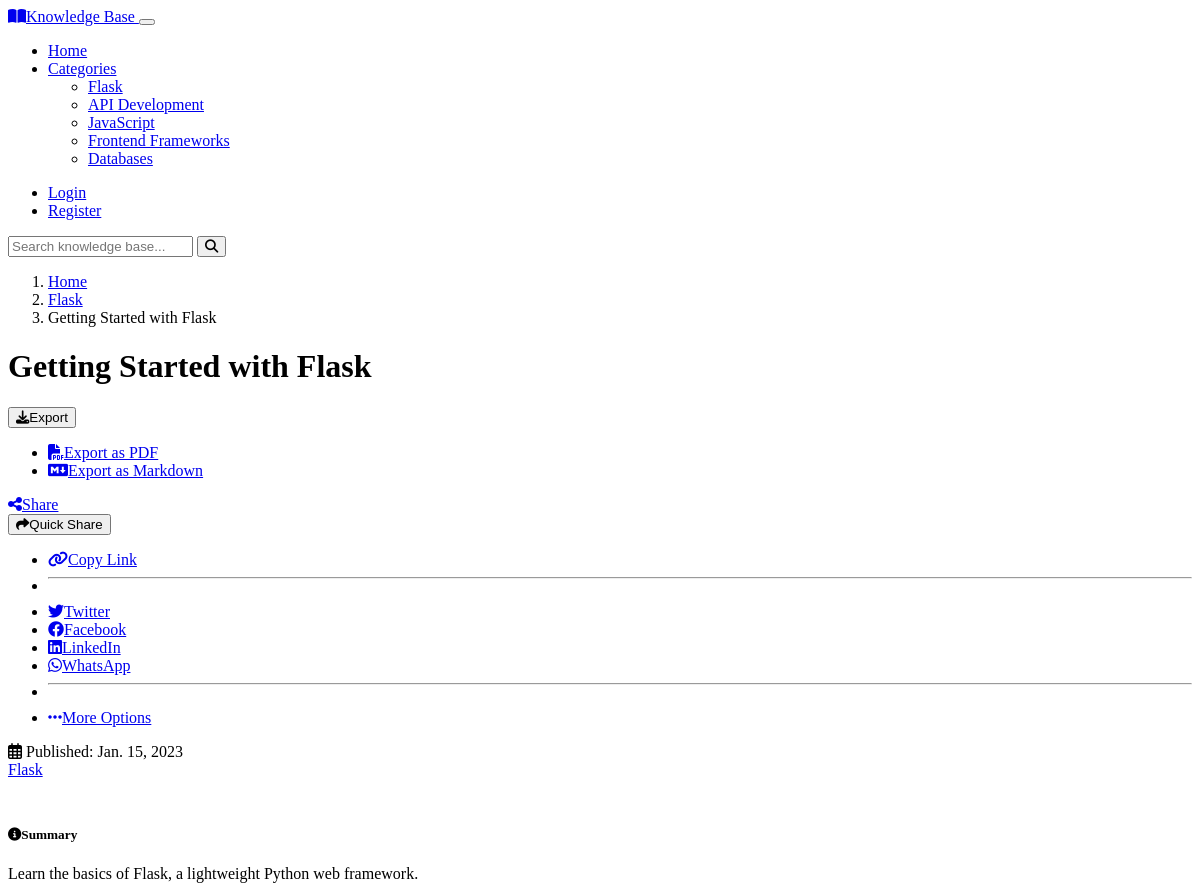
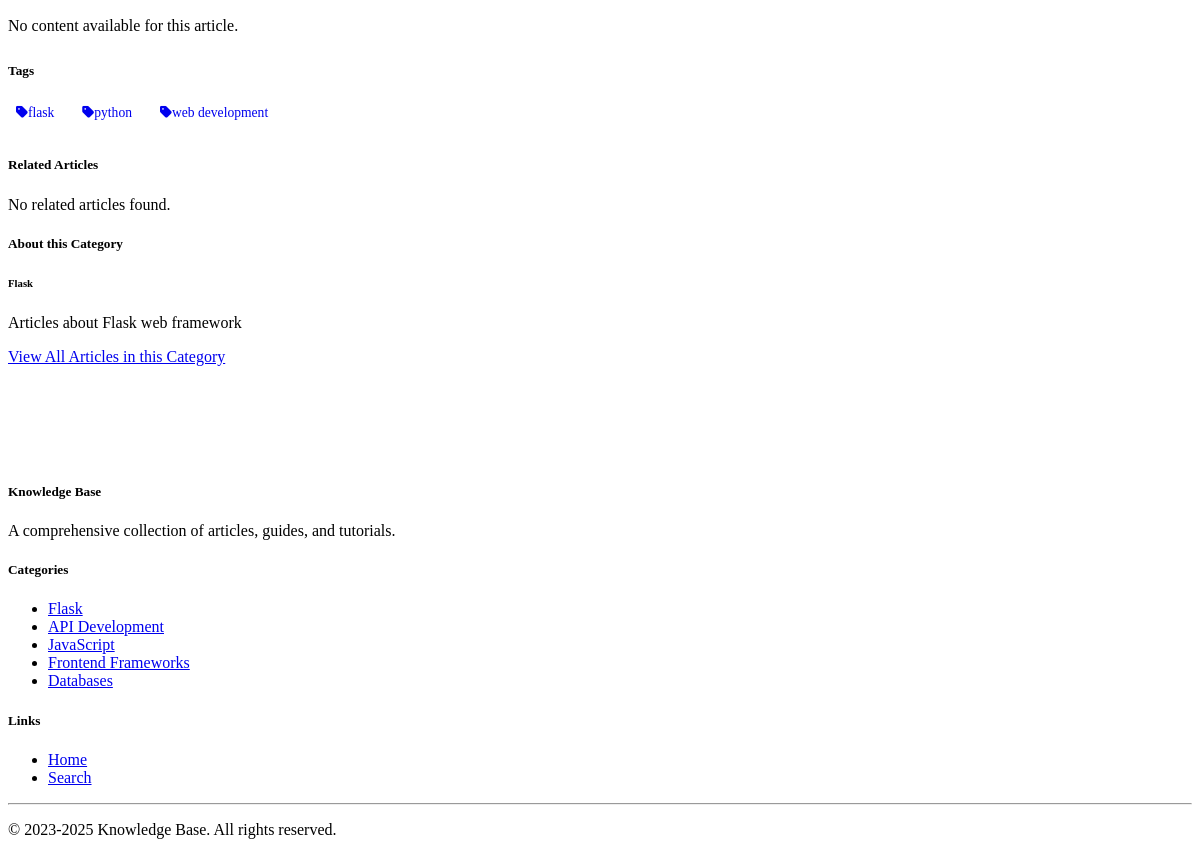
The app's page /article/1/ with its own data (2 pictures, top to bottom).
### kb/models.py (models this page shows, shortened)
class Category(models.Model):
    name = models.CharField(max_length=100)
    description = models.TextField()
    class Meta:
        verbose_name_plural = "Categories"

class Article(models.Model):
    title = models.CharField(max_length=200)
    summary = models.TextField()
    category = models.ForeignKey(Category, on_delete=models.CASCADE, related_name='articles')
    author = models.ForeignKey(User, on_delete=models.CASCADE, related_name='articles', null=True, blank=True)
    tags = models.JSONField(default=list)
    created_at = models.DateField(default=timezone.now)
    updated_at = models.DateField(default=timezone.now)
    @property
    def content(self):
        return "".join([paragraph.content for paragraph in self.paragraphs.all().order_by('order')])

### kb/views.py (the view)
# urls.py: path('article/<int:article_id>/', views.article_detail, name='article_detail'),
def article_detail(request, article_id):
    article = get_object_or_404(Article, id=article_id)
    context = {
        'article': article,
        'title': article.title
    }
    return render(request, 'article.html', context)

### templates/article.html (shortened to what this page needs)
{% extends 'layout.html' %}
{% load static %}
{% block content %}
<div class="row">
    <div class="col-lg-8">
        <div class="article-header">
            <nav aria-label="breadcrumb">
                <ol class="breadcrumb">
                    <li class="breadcrumb-item"><a href="/">Home</a></li>
                    <li class="breadcrumb-item"><a href="{% url 'category_detail' category_id=article.category.id %}">{{ article.category.name }}</a></li>
                    <li class="breadcrumb-item active" aria-current="page">{{ article.title }}</li>
                </ol>
            </nav>
            <div class="d-flex justify-content-between align-items-center mb-3">
                <h1>{{ article.title }}</h1>
                <div class="d-flex gap-2">
                    <div class="dropdown me-2">
                        <button class="btn btn-outline-secondary dropdown-toggle" type="button" id="exportDropdown" data-bs-toggle="dropdown" aria-expanded="false">
                            <i class="fas fa-download me-1"></i>Export
                        </button>
                        <ul class="dropdown-menu" aria-labelledby="exportDropdown">
                            <li>
                                <a class="dropdown-item" href="{% url 'export_article_pdf' article_id=article.id %}">
                                    <i class="fas fa-file-pdf text-danger me-2"></i>Export as PDF
                                </a>
                            </li>
                            <li>
                                <a class="dropdown-item" href="{% url 'export_article_markdown' article_id=article.id %}">
                                    <i class="fab fa-markdown text-primary me-2"></i>Export as Markdown
                                </a>
                            </li>
                        </ul>
                    </div>
                    <a href="{% url 'share_article' article_id=article.id %}" class="btn btn-outline-primary me-2">
                        <i class="fas fa-share-alt me-1"></i>Share
                    </a>
                    <div class="dropdown">
                        <button class="btn btn-primary dropdown-toggle" type="button" id="quickShareDropdown" data-bs-toggle="dropdown" aria-expanded="false">
                            <i class="fas fa-share me-1"></i>Quick Share
                        </button>
                        <ul class="dropdown-menu" aria-labelledby="quickShareDropdown">
                            <li>
                                <a class="dropdown-item" href="#" onclick="copyArticleUrl()">
                                    <i class="fas fa-link me-2"></i>Copy Link
                                </a>
                            </li>
                            <li><hr class="dropdown-divider"></li>
                            <li>
                                <a class="dropdown-item" href="#" onclick="shareToTwitter()">
                                    <i class="fab fa-twitter text-info me-2"></i>Twitter
                                </a>
                            </li>
                            <li>
                                <a class="dropdown-item" href="#" onclick="shareToFacebook()">
                                    <i class="fab fa-facebook text-primary me-2"></i>Facebook
                                </a>
                            </li>
                            <li>
                                <a class="dropdown-item" href="#" onclick="shareToLinkedIn()">
                                    <i class="fab fa-linkedin text-dark me-2"></i>LinkedIn
                                </a>
                            </li>
                            <li>
                                <a class="dropdown-item" href="#" onclick="shareToWhatsApp()">
                                    <i class="fab fa-whatsapp text-success me-2"></i>WhatsApp
                                </a>
                            </li>
                            <li><hr class="dropdown-divider"></li>
                            <li>
                                <a class="dropdown-item" href="{% url 'share_article' article_id=article.id %}">
                                    <i class="fas fa-ellipsis-h me-2"></i>More Options
                                </a>
                            </li>
                        </ul>
                    </div>
                </div>
            </div>
            <div class="article-metadata d-flex justify-content-between flex-wrap">
                <div>
                    <span class="me-3"><i class="far fa-calendar-alt me-1"></i> Published: {{ article.created_at }}</span>
                </div>
                <div>
                    <a href="{% url 'category_detail' category_id=article.category.id %}" class="badge bg-primary text-decoration-none">
                        {{ article.category.name }}
                    </a>
                </div>
            </div>
        </div>
        <div class="card bg-dark mb-4">
            <div class="card-body">
                <h5 class="card-title"><i class="fas fa-info-circle me-2"></i>Summary</h5>
                <p class="card-text">{{ article.summary }}</p>
            </div>
        </div>
        <div class="article-content mb-4">
            {% if article.paragraphs.exists %}
                {% for paragraph in article.paragraphs.all %}
                <div class="paragraph-section mb-4">
                    <h4 class="paragraph-title">{{ paragraph.title }}</h4>
                    <div class="paragraph-content">
                        {{ paragraph.content|safe }}
                    </div>
                    {% if paragraph.attachments.exists %}
                    <div class="paragraph-attachments mt-3">
                        <h6><i class="fas fa-paperclip me-2"></i>Attachments for this section:</h6>
                        <div class="row">
                            {% for attachment in paragraph.attachments.all %}
                            <div class="col-md-6 mb-2">
                                <div class="d-flex align-items-center justify-content-between p-2 border rounded">
                                    <div class="d-flex align-items-center">
                                        <i class="fas fa-file me-2 text-primary"></i>
                                        <div>
                                            <a href="{{ attachment.file.url }}" target="_blank" class="text-decoration-none">
                                                {{ attachment.original_name }}
                                            </a>
                                            <div class="small text-muted">
                                                Uploaded: {{ attachment.uploaded_at|date:"M d, Y" }}
                                                {% if attachment.file_size %}
                                                | Size: {{ attachment.file_size|filesizeformat }}
                                                {% endif %}
                                            </div>
                                        </div>
                                    </div>
                                    {% if user.is_authenticated and article.author == user %}
                                    <button type="button" class="btn btn-sm btn-outline-danger"
                                            onclick="deleteParagraphAttachment({{ attachment.id }}, '{{ attachment.original_name }}')">
                                        <i class="fas fa-trash"></i>
                                    </button>
                                    {% endif %}
                                </div>
                            </div>
                            {% endfor %}
                        </div>
                    </div>
                    {% endif %}
                </div>
                {% endfor %}
            {% else %}
                {% if article.content %}
                <div class="legacy-content">
                    {{ article.content|safe }}
                </div>
                {% else %}
                <div class="text-center py-4">
                    <p class="text-muted">No content available for this article.</p>
                </div>
                {% endif %}
            {% endif %}
        </div>
        <div class="tag-container">
            <h5>Tags</h5>
            <div>
                {% for tag in article.tags %}
                <a href="{% url 'search' %}?q={{ tag }}" class="tag-button bg-secondary bg-opacity-25">
                    <i class="fas fa-tag me-1"></i>{{ tag }}
                </a>
                {% endfor %}
            </div>
        </div>
    </div>
    <div class="col-lg-4">
        <div class="card mb-4">
            <div class="card-header">
                <h5 class="mb-0">Related Articles</h5>
            </div>
            <div class="card-body" id="relatedArticles">
                {% if related_articles %}
                <ul class="list-group list-group-flush">
                    {% for related in related_articles %}
                    <li class="list-group-item bg-transparent">
                        <a href="{% url 'article_detail' article_id=related.id %}" class="text-decoration-none">
                            {{ related.title }}
                        </a>
                        <div class="small text-muted">{{ related.summary }}</div>
                    </li>
                    {% endfor %}
                </ul>
                {% else %}
                <p class="mb-0">No related articles found.</p>
                {% endif %}
            </div>
        </div>
        <div class="card">
            <div class="card-header">
                <h5 class="mb-0">About this Category</h5>
            </div>
            <div class="card-body">
                <h6>{{ article.category.name }}</h6>
                <p>{{ article.category.description }}</p>
                <a href="{% url 'category_detail' category_id=article.category.id %}" class="btn btn-primary btn-sm">
                    View All Articles in this Category
                </a>
            </div>
        </div>
    </div>
</div>
{% endblock %}

### templates/layout.html (shortened to what this page needs)
{% load static %}
<!DOCTYPE html>
<html lang="en" data-bs-theme="dark">
<head>
    <link href="https://cdn.replit.com/agent/bootstrap-agent-dark-theme.min.css" rel="stylesheet">
    <link rel="stylesheet" href="https://cdnjs.cloudflare.com/ajax/libs/font-awesome/6.4.0/css/all.min.css">
    <link rel="stylesheet" href="https://cdnjs.cloudflare.com/ajax/libs/highlight.js/11.7.0/styles/github-dark.min.css">
    <link rel="stylesheet" href="{% static 'css/custom.css' %}">
</head>
<body>
    <nav class="navbar navbar-expand-lg navbar-dark bg-dark">
        <div class="container">
            <a class="navbar-brand" href="{% url 'index' %}">
                <i class="fas fa-book-open me-2"></i>Knowledge Base
            </a>
            <button class="navbar-toggler" type="button" data-bs-toggle="collapse" data-bs-target="#navbarMain" aria-controls="navbarMain" aria-expanded="false" aria-label="Toggle navigation">
            </button>
            <div class="collapse navbar-collapse" id="navbarMain">
                <ul class="navbar-nav me-auto">
                    <li class="nav-item">
                        <a class="nav-link {% if request.path == '/' %}active{% endif %}" href="{% url 'index' %}">Home</a>
                    </li>
                    <li class="nav-item dropdown">
                        <a class="nav-link dropdown-toggle" href="#" id="categoriesDropdown" role="button" data-bs-toggle="dropdown" aria-expanded="false">
                            Categories
                        </a>
                        <ul class="dropdown-menu" aria-labelledby="categoriesDropdown">
                            {% for category in categories %}
                            <li><a class="dropdown-item" href="{% url 'category_detail' category_id=category.id %}">{{ category.name }}</a></li>
                            {% endfor %}
                        </ul>
                    </li>
                </ul>
                <ul class="navbar-nav ms-auto">
                    {% if user.is_authenticated %}
                    <li class="nav-item dropdown">
                        <a class="nav-link dropdown-toggle" href="#" id="userDropdown" role="button" data-bs-toggle="dropdown" aria-expanded="false">
                            <i class="fas fa-user me-1"></i>{{ user.username }}
                        </a>
                        <ul class="dropdown-menu dropdown-menu-end" aria-labelledby="userDropdown">
                            <li><a class="dropdown-item" href="{% url 'logout' %}">Logout</a></li>
                        </ul>
                    </li>
                    {% else %}
                    <li class="nav-item">
                        <a class="nav-link {% if request.path == '/login/' %}active{% endif %}" href="{% url 'login' %}">Login</a>
                    </li>
                    <li class="nav-item">
                        <a class="nav-link {% if request.path == '/register/' %}active{% endif %}" href="{% url 'register' %}">Register</a>
                    </li>
                    {% endif %}
                </ul>
                <div class="d-flex position-relative">
                    <form id="searchForm" class="d-flex" action="{% url 'search' %}" method="get">
                        <input id="searchInput" class="form-control me-2" type="search" placeholder="Search knowledge base..." aria-label="Search" name="q">
                        <button class="btn btn-outline-light" type="submit">
                            <i class="fas fa-search"></i>
                        </button>
                    </form>
                </div>
            </div>
        </div>
    </nav>
    <main class="container py-4">
        {% block content %}{% endblock %}
    </main>
    <footer class="footer bg-dark text-light">
        <div class="container">
            <div class="row">
                <div class="col-md-6">
                    <h5>Knowledge Base</h5>
                    <p>A comprehensive collection of articles, guides, and tutorials.</p>
                </div>
                <div class="col-md-3">
                    <h5>Categories</h5>
                    <ul class="list-unstyled">
                        {% for category in categories %}
                        <li><a href="{% url 'category_detail' category_id=category.id %}" class="text-decoration-none link-light">{{ category.name }}</a></li>
                        {% endfor %}
                    </ul>
                </div>
                <div class="col-md-3">
                    <h5>Links</h5>
                    <ul class="list-unstyled">
                        <li><a href="{% url 'index' %}" class="text-decoration-none link-light">Home</a></li>
                        <li><a href="{% url 'search' %}" class="text-decoration-none link-light">Search</a></li>
                    </ul>
                </div>
            </div>
            <hr>
            <div class="text-center">
                <p>&copy; 2023-2025 Knowledge Base. All rights reserved.</p>
            </div>
        </div>
    </footer>
</body>
</html>

### records on screen
Category: name "Flask"
Category: name "API Development"
Category: name "JavaScript"
Category: name "Frontend Frameworks"
Category: name "Databases"
Article: category.name "Flask", title "Getting Started with Flask", created_at "Jan. 15, 2023", summary "Learn the basics of Flask, a lightweight Python web framework.", category.description "Articles about Flask web framework"

### other values on screen
{{ tag }} "flask" "python" "web development"
